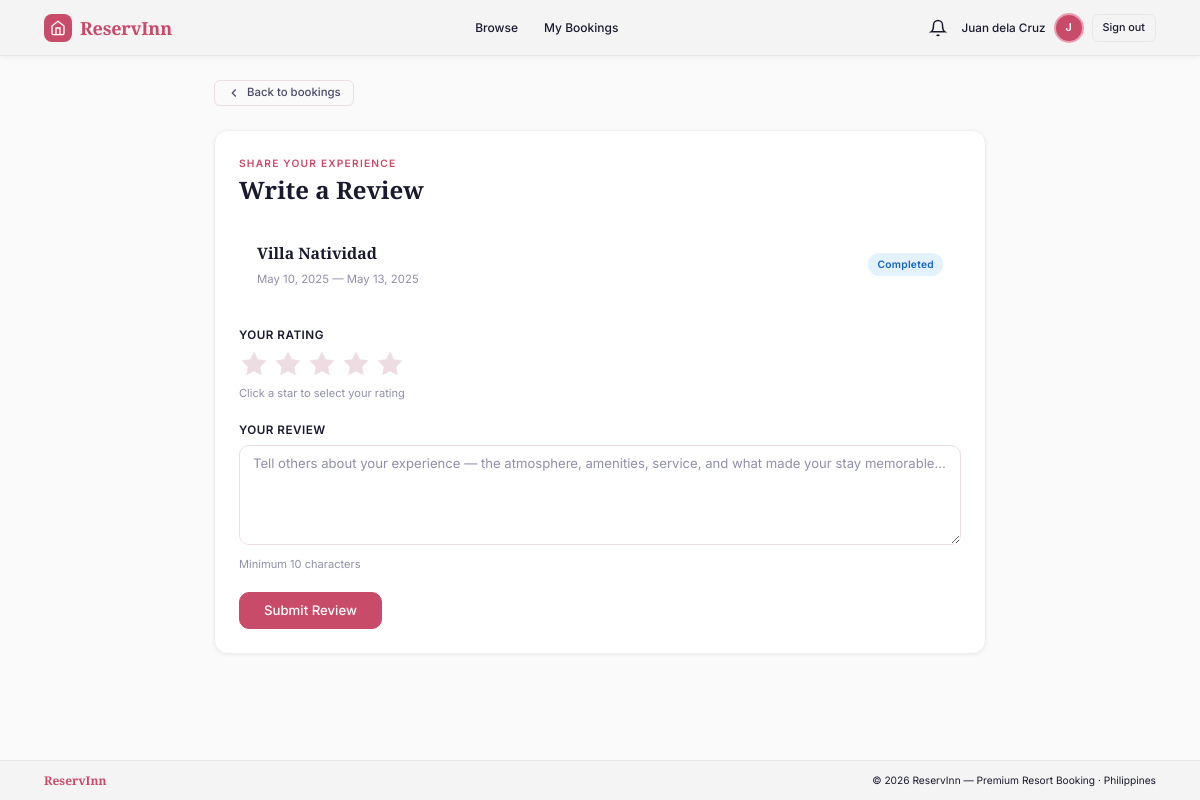
/pages/add_review.php?booking_id=1 (signed in), run on the app's committed database.
### tables this page shows
CREATE TABLE IF NOT EXISTS `bookings` (
  `booking_id`       INT UNSIGNED     NOT NULL AUTO_INCREMENT,
  `resort_id`        INT UNSIGNED     NOT NULL,
  `customer_id`      INT UNSIGNED     NOT NULL,
  `check_in_date`    DATE             NOT NULL,
  `check_out_date`   DATE             NOT NULL,
  `arrival_time`     TIME             DEFAULT '14:00:00'  COMMENT 'Expected check-in time',
  `departure_time`   TIME             DEFAULT '12:00:00'  COMMENT 'Expected check-out time',
  `guest_count`      SMALLINT         NOT NULL DEFAULT 1,
  `total_price`      DECIMAL(10,2)    NOT NULL DEFAULT 0.00,
  `special_requests` TEXT             DEFAULT NULL,
  `status_id`        TINYINT UNSIGNED NOT NULL DEFAULT 1,
  `created_at`       DATETIME         NOT NULL DEFAULT CURRENT_TIMESTAMP,
  `updated_at`       DATETIME         NOT NULL DEFAULT CURRENT_TIMESTAMP ON UPDATE CURRENT_TIMESTAMP,
  PRIMARY KEY (`booking_id`),
  KEY `fk_booking_resort`   (`resort_id`),
  KEY `fk_booking_customer` (`customer_id`),
  KEY `fk_booking_status`   (`status_id`),
  CONSTRAINT `fk_booking_resort`   FOREIGN KEY (`resort_id`)   REFERENCES `resorts` (`resort_id`) ON DELETE CASCADE,
  CONSTRAINT `fk_booking_customer` FOREIGN KEY (`customer_id`) REFERENCES `users`   (`user_id`)   ON DELETE CASCADE,
  CONSTRAINT `fk_booking_status`   FOREIGN KEY (`status_id`)   REFERENCES `booking_status` (`status_id`)
);

CREATE TABLE IF NOT EXISTS `resorts` (
  `resort_id`        INT UNSIGNED    NOT NULL AUTO_INCREMENT,
  `owner_id`         INT UNSIGNED    NOT NULL,
  `name`             VARCHAR(160)    NOT NULL,
  `description`      TEXT            DEFAULT NULL,
  `location_city`    VARCHAR(80)     DEFAULT NULL,
  `location_address` VARCHAR(255)    DEFAULT NULL,
  `price_per_night`  DECIMAL(10,2)   NOT NULL DEFAULT 0.00,
  `max_guests`       SMALLINT        NOT NULL DEFAULT 1,
  `is_available`     TINYINT(1)      NOT NULL DEFAULT 1,
  `image_path`       VARCHAR(255)    DEFAULT NULL,
  `created_at`       DATETIME        NOT NULL DEFAULT CURRENT_TIMESTAMP,
  `updated_at`       DATETIME        NOT NULL DEFAULT CURRENT_TIMESTAMP ON UPDATE CURRENT_TIMESTAMP,
  PRIMARY KEY (`resort_id`),
  KEY `fk_resort_owner` (`owner_id`),
  CONSTRAINT `fk_resort_owner` FOREIGN KEY (`owner_id`) REFERENCES `users` (`user_id`) ON DELETE CASCADE
);

### pages/add_review.php (the view, shortened to what this page needs)
<?php
require_once '../config.php';
$booking_id      = isset($_GET['booking_id']) ? intval($_GET['booking_id']) : 0;
$booking         = null;
$error           = '';
$success         = '';
try {
    $stmt = $pdo->prepare("SELECT b.*, r.name as resort_name, r.resort_id, bs.status_name FROM bookings b JOIN resorts r ON b.resort_id=r.resort_id JOIN booking_status bs ON b.status_id=bs.status_id WHERE b.booking_id=:bid AND b.customer_id=:cid");
    $stmt->execute([':bid'=>$booking_id,':cid'=>$_SESSION['user_id']]);
    $booking = $stmt->fetch();
} catch (PDOException $e) { error_log($e->getMessage()); $error = "Unable to load booking."; }
include '_head.php';
?>
<main class="section section--sm">
  <div class="container container--sm">
    <a href="my_bookings.php" class="btn btn--ghost btn--sm mb-24" style="display:inline-flex">
      <svg viewBox="0 0 24 24" fill="none" stroke="currentColor" stroke-width="2"><polyline points="15 18 9 12 15 6"/></svg>
      Back to bookings
    </a>
    <div class="card">
      <div class="card__body">
        <span class="section-eyebrow">Share your experience</span>
        <h2 style="margin-bottom:22px">Write a Review</h2>
        <?php if ($success): ?>
          <div class="alert alert--success">
            <svg viewBox="0 0 24 24" fill="none" stroke="currentColor" stroke-width="2"><polyline points="20 6 9 17 4 12"/></svg>
            <?php echo htmlspecialchars($success); ?> Redirecting…
          </div>
        <?php else: ?>
          <div style="background:var(--sand);border-radius:var(--radius-md);padding:14px 18px;margin-bottom:24px;display:flex;justify-content:space-between;align-items:center;flex-wrap:wrap;gap:10px">
            <div>
              <div style="font-family:var(--font-display);font-size:1.05rem;font-weight:600;color:var(--navy)"><?php echo htmlspecialchars($booking['resort_name']); ?></div>
              <div style="font-size:.76rem;color:var(--text-muted);margin-top:3px">
                <?php echo date('M d, Y',strtotime($booking['check_in_date'])); ?> — <?php echo date('M d, Y',strtotime($booking['check_out_date'])); ?>
              </div>
            </div>
            <span class="badge badge--completed">Completed</span>
          </div>
          <form method="POST" action="">
            <div class="form-group">
              <label class="form-label">Your Rating</label>
              <div class="rating-stars" data-input="rating">
                <?php for ($i=1;$i<=5;$i++): ?>
                  <span class="rating-stars__star" data-value="<?php echo $i; ?>">
                    <svg style="width:30px;height:30px;fill:currentColor" viewBox="0 0 24 24"><path d="M12 2l3.09 6.26L22 9.27l-5 4.87 1.18 6.88L12 17.77l-6.18 3.25L7 14.14 2 9.27l6.91-1.01L12 2z"/></svg>
                  </span>
                <?php endfor; ?>
              </div>
              <div class="form-hint">Click a star to select your rating</div>
            </div>
            <div class="form-group">
              <label class="form-label" for="comment">Your Review</label>
              <textarea class="form-control" id="comment" name="comment" rows="5"
                placeholder="Tell others about your experience — the atmosphere, amenities, service, and what made your stay memorable…" required><?php echo htmlspecialchars($_POST['comment'] ?? ''); ?></textarea>
              <div class="form-hint">Minimum 10 characters</div>
            </div>
            <button type="submit" class="btn btn--primary btn--lg">Submit Review</button>
          </form>
        <?php endif; ?>
      </div>
    </div>
  </div>
</main>
<?php include '_foot.php'; ?>

### css/style.css (style rules this page uses)
:root { --pink: #f9e4e8; --pink-mid: #f2c8d0; --pink-dark: #e8a0b0; --pink-accent: #d4607a; --rose: #c94b6a; --smoke: #f4f4f5; --smoke-border:#e8e8ea; --white: #ffffff; --bg: #fafafa; --card: #ffffff; --text: #1a1a2e; --text-2: #4a4a68; --text-muted: #9090a8; --border: #eddde2; --border-light:#f4edf0; --success-bg: #e8f5e9; --success: #2e7d32; --error-bg: #fdecea; --error: #c62828; --info-bg: #e3f2fd; --info: #1565c0; --warn-bg: #fff8e1; --warn: #e65100; --font-display: 'Playfair Display', Georgia, serif; --font-body: 'Inter', system-ui, sans-serif; --radius-sm: 6px; --radius-md: 10px; --radius-lg: 14px; --radius-xl: 20px; --shadow-sm: 0 1px 4px rgba(0,0,0,.06); --shadow-md: 0 4px 16px rgba(0,0,0,.09); --shadow-lg: 0 8px 32px rgba(0,0,0,.11); --nav-h: 56px; --foot-h: 40px; --side-w: 220px; --trans: 0.18s ease; }
*,*::before,*::after { box-sizing:border-box;margin:0;padding:0 }
html { font-size:15px;scroll-behavior:smooth;height:100% }
body { font-family:var(--font-body);color:var(--text);background:var(--bg); line-height:1.6;-webkit-font-smoothing:antialiased; min-height:100vh;display:flex;flex-direction:column; }
a { color:inherit;text-decoration:none }
svg { vertical-align:middle;flex-shrink:0 }
h2 { font-family:var(--font-display);font-size:clamp(1.2rem,2vw,1.6rem);font-weight:600;color:var(--text);line-height:1.25 }
.container { width:100%;max-width:1160px;margin:0 auto;padding:0 24px }
.container--sm { max-width:820px }
.mb-24 { margin-bottom:24px }
.section-eyebrow { display:block;font-size:.68rem;font-weight:600;letter-spacing:.12em;text-transform:uppercase;color:var(--rose);margin-bottom:4px }
body>main, body>.dash-layout { margin-top:var(--nav-h); flex:1 0 auto; }
.btn { display:inline-flex;align-items:center;justify-content:center;gap:6px; font-family:var(--font-body);font-size:.82rem;font-weight:500; padding:8px 18px;border-radius:var(--radius-md); border:1px solid transparent;cursor:pointer; transition:all var(--trans);white-space:nowrap;text-decoration:none;line-height:1; }
.btn svg { width:14px;height:14px }
.btn--sm { padding:5px 12px;font-size:.76rem;border-radius:var(--radius-sm) }
.btn--lg { padding:11px 24px;font-size:.88rem }
.btn--primary { background:var(--rose);color:#fff;border-color:var(--rose) }
.btn--ghost { background:transparent;color:var(--text-2);border-color:var(--border) }
.card { background:var(--card);border:1px solid var(--border-light); border-radius:var(--radius-lg);box-shadow:var(--shadow-sm);overflow:hidden; transition:box-shadow var(--trans); }
.card__body { padding:24px }
.form-group { margin-bottom:18px }
.form-label { display:block;font-size:.78rem;font-weight:600;color:var(--text);margin-bottom:5px;text-transform:uppercase;letter-spacing:.04em }
.form-control { width:100%;padding:9px 13px;font-size:.875rem;font-family:var(--font-body); color:var(--text);background:#fff; border:1px solid var(--border);border-radius:var(--radius-md); transition:border-color var(--trans),box-shadow var(--trans);outline:none; }
.form-control::placeholder { color:var(--text-muted) }
textarea.form-control { resize:vertical;min-height:100px }
.form-hint { font-size:.74rem;color:var(--text-muted);margin-top:4px }
.badge { display:inline-flex;align-items:center;padding:3px 9px;border-radius:20px; font-size:.68rem;font-weight:600;letter-spacing:.03em;text-transform:capitalize; }
.badge--completed { background:#e3f2fd;color:#1565c0 }
.rating-stars { display:flex;gap:4px;margin-bottom:6px }
.rating-stars__star { cursor:pointer;color:var(--border);transition:color var(--trans) }
.section { padding:40px 0 }
.section--sm { padding:24px 0 }

### data on the page
bookings: resort.name "Villa Natividad", check_in_date "May 10, 2025", check_out_date "May 13, 2025"

### other printed values
$_SESSION['user_name'] "Juan dela Cruz"
substr($_SESSION['user_name'] ?? 'U', 0, 1) "J"
